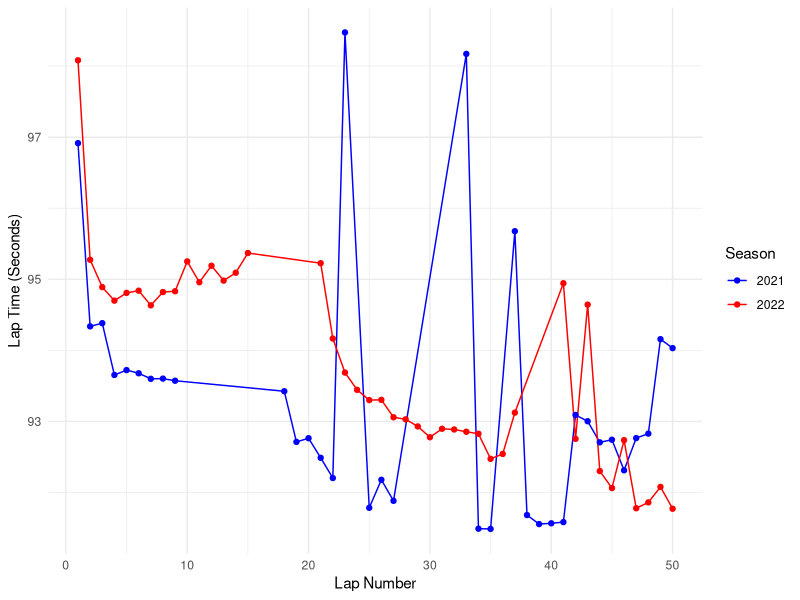
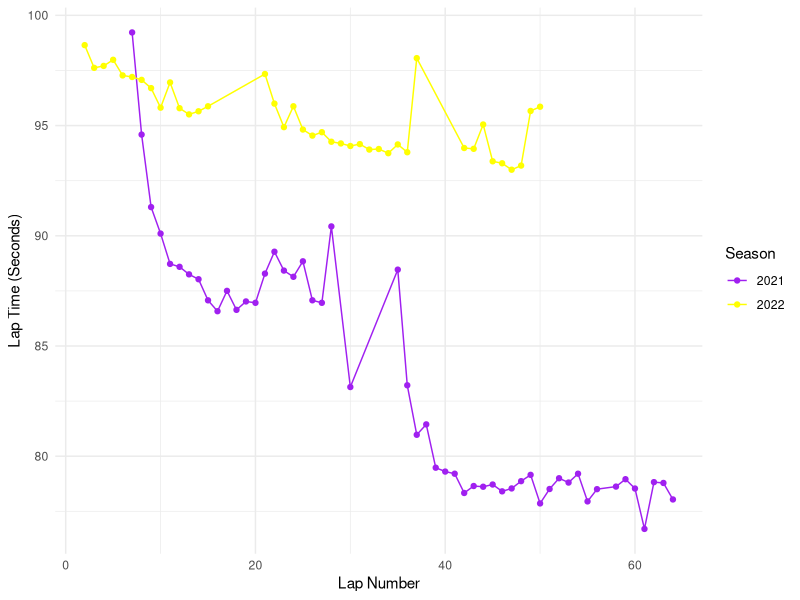
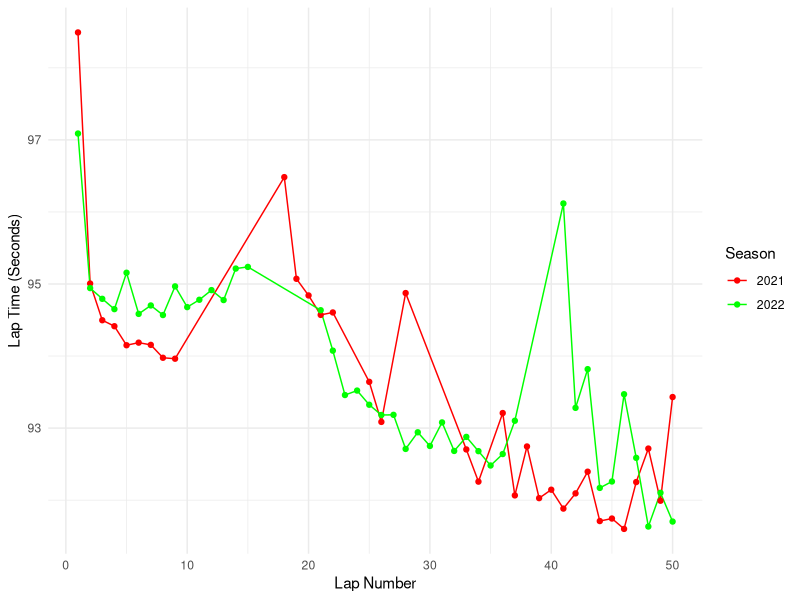

These charts were generated, in order, by the following R code:
## ---- chunk 1
#| echo: false
#| warning: false
#| message: false
#| label: tbl-standings2022
#| tbl-cap: F1 Driver Standings 2022
library(tidyverse)
library(readr)
library(dplyr)
library(kableExtra)


standings_2022 <- read_csv("../data/analysis_data/standings_2022_cleaned.csv")

standings_2022 |>
 slice(1:10) |>
  kable(digits = 1,
    booktabs = TRUE,
    linesep = ""
  )
## ---- chunk 2
#| echo: false
#| warning: false
#| message: false
#| label: tbl-standings2021
#| tbl-cap: F1 Driver Standings 2021
library(tidyverse)
library(readr)
library(dplyr)
library(kableExtra)

standings_2021 <- read_csv("../data/analysis_data/standings_2021_cleaned.csv")

standings_2021 |>
 slice(1:10) |>
  kable(digits = 1,
    booktabs = TRUE,
    linesep = ""
  )
## ---- chunk 3
#| label: fig-maxjeddah
#| fig-cap: Max Verstappen Lap Times in Jeddah - 2021 vs. 2022
#| echo: false
#| warning: false
#| message: false

library(ggplot2)
library(readr)
library(dplyr)

ver_jeddah_2022 <- read_csv("../data/analysis_data/verstappen_laps_jeddah_2022_cleaned.csv")
ver_jeddah_2021 <- read_csv("../data/analysis_data/verstappen_laps_jeddah_2021_cleaned.csv")

# Add a season column to each dataframe
ver_jeddah_2021$Season <- '2021'
ver_jeddah_2022$Season <- '2022'

# Combine the two dataframes
combined_df <- rbind(ver_jeddah_2021, ver_jeddah_2022)

# Create the plot
ggplot(combined_df, aes(x = `Lap #`, y = `LapTime in Seconds`, color = Season)) +
  geom_line() + # This will connect points with lines, showing the trend
  geom_point() + # This will plot individual lap times as points
  theme_minimal() + # A clean, minimal theme for the plot
  labs(
       x = "Lap Number",
       y = "Lap Time (Seconds)",
       color = "Season") +
  scale_color_manual(values = c("2021" = "blue", "2022" = "red"))


## ---- chunk 4
#| label: fig-lewisjeddah
#| fig-cap: Lewis Hamilton Lap Times in Jeddah - 2021 vs. 2022
#| echo: false
#| warning: false
#| message: false

library(ggplot2)
library(readr)
library(dplyr)

ham_jeddah_2022 <- read_csv("../data/analysis_data/hamilton_laps_jeddah_2022_cleaned.csv")
ham_jeddah_2021 <- read_csv("../data/analysis_data/hamilton_laps_jeddah_2021_cleaned.csv")

# Add a season column to each dataframe
ham_jeddah_2021$Season <- '2021'
ham_jeddah_2022$Season <- '2022'

# Combine the two dataframes
combined_df <- rbind(ham_jeddah_2021, ham_jeddah_2022)

# Create the plot
ggplot(combined_df, aes(x = `Lap #`, y = `LapTime in Seconds`, color = Season)) +
  geom_line() + # This will connect points with lines, showing the trend
  geom_point() + # This will plot individual lap times as points
  theme_minimal() + # A clean, minimal theme for the plot
  labs(
       x = "Lap Number",
       y = "Lap Time (Seconds)",
       color = "Season") +
  scale_color_manual(values = c("2021" = "purple", "2022" = "yellow"))
## ---- chunk 5
#| label: fig-lecjeddah
#| fig-cap: Charles Leclerc Lap Times in Jeddah - 2021 vs. 2022
#| echo: false
#| warning: false
#| message: false

library(ggplot2)
library(readr)
library(dplyr)

lec_jeddah_2022 <- read_csv("../data/analysis_data/leclerc_laps_jeddah_2022_cleaned.csv")
lec_jeddah_2021 <- read_csv("../data/analysis_data/leclerc_laps_jeddah_2021_cleaned.csv")

# Add a season column to each dataframe
lec_jeddah_2021$Season <- '2021'
lec_jeddah_2022$Season <- '2022'

# Combine the two dataframes
combined_df <- rbind(lec_jeddah_2021, lec_jeddah_2022)

# Create the plot
ggplot(combined_df, aes(x = `Lap #`, y = `LapTime in Seconds`, color = Season)) +
  geom_line() + # This will connect points with lines, showing the trend
  geom_point() + # This will plot individual lap times as points
  theme_minimal() + # A clean, minimal theme for the plot
  labs(
       x = "Lap Number",
       y = "Lap Time (Seconds)",
       color = "Season") +
  scale_color_manual(values = c("2021" = "red", "2022" = "green"))
